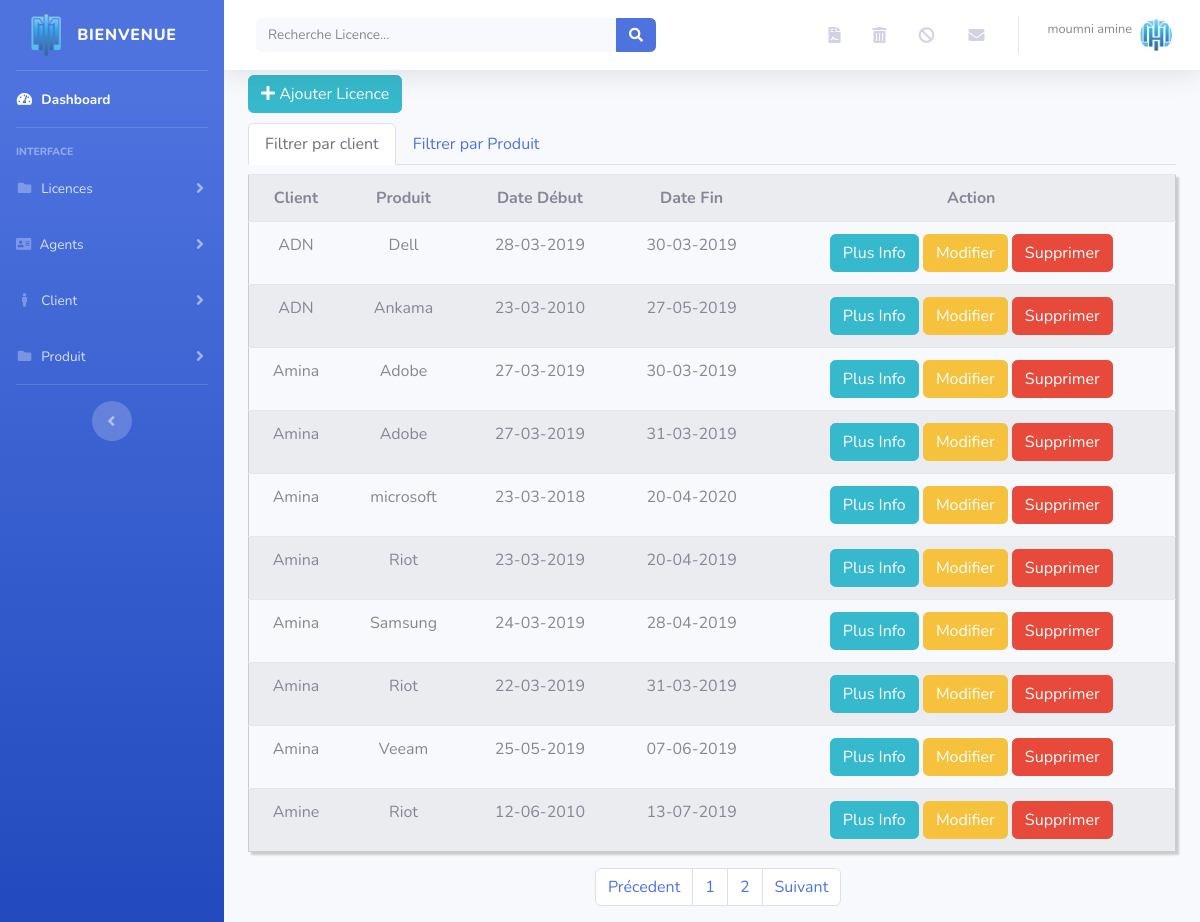
The app's page /acceuil.php (signed in) with its own data.
### tables this page shows
CREATE TABLE `licence` (
  `IdLicence` int(11) NOT NULL,
  `IdProduit` int(11) NOT NULL,
  `IdTypeLicence` int(11) NOT NULL,
  `Garantie` varchar(50) NOT NULL,
  `DateDebut` date NOT NULL,
  `DateFin` date NOT NULL,
  `NomEnregistrement` varchar(200) NOT NULL,
  `IdAgent` int(11) NOT NULL,
  `Numerodeserie` varchar(500) NOT NULL,
  `IdContactClient` int(11) NOT NULL,
  `ReferenceMarche` varchar(200) NOT NULL,
  `ImageLicence` varchar(255) NOT NULL,
  `Validation` varchar(100) NOT NULL
);

CREATE TABLE `client` (
  `IdClient` int(11) NOT NULL,
  `NomClient` varchar(100) NOT NULL,
  `AdresseClient` varchar(100) NOT NULL,
  `EmailClient` varchar(100) NOT NULL,
  `TelClient` varchar(20) NOT NULL,
  `SiteClient` varchar(100) NOT NULL
);

CREATE TABLE `produit` (
  `IdProduit` int(11) NOT NULL,
  `LibelleProduit` varchar(100) NOT NULL,
  `DesignationProduit` varchar(100) NOT NULL
);

### acceuil.php (the view, shortened to what this page needs)
<?php
$pdo = NEW PDO('mysql:host=localhost;dbname=Gestionlicence','root');
?>
<!DOCTYPE html>
<html lang="en">
<head>
  <link rel="stylesheet" href="fontweb/css/fontawesome.min.css" >
  <link href="vendor/fontawesome-free/css/all.min.css" rel="stylesheet" type="text/css">
  <link href="css/sb-admin-2.min.css" rel="stylesheet">
</head>
<body id="page-top">
  <div id="wrapper">
    <ul class="navbar-nav bg-gradient-primary sidebar sidebar-dark accordion" id="accordionSidebar">
      <a class="sidebar-brand d-flex align-items-center justify-content-center" href="#">
        <div class="sidebar-brand-icon ">
          <img src="img/logo1.png" width="30px">
        </div>
        <div class="sidebar-brand-text mx-3"> Bienvenue</div>
      </a>
      <hr class="sidebar-divider my-0">
      <li class="nav-item active">
        <a class="nav-link" href="acceuil.php">
          <i class="fas fa-fw fa-tachometer-alt"></i>
          <span>Dashboard</span></a>
      </li>
      <hr class="sidebar-divider">
      <div class="sidebar-heading">
        Interface
      </div>
      <li class="nav-item">
        <a class="nav-link collapsed" href="#" data-toggle="collapse" data-target="#collapseTwo" aria-expanded="true" aria-controls="collapseTwo">
          <i class="fas fa-fw fa-folder"></i>
          <span>Licences</span>
        </a>
      </li>
      <li class="nav-item">
        <a class="nav-link collapsed" href="#" data-toggle="collapse" data-target="#collapseUtilities" aria-expanded="true" aria-controls="collapseUtilities">
          <i class="  fas fa-address-card"></i>
          <span>Agents</span>
        </a>
      </li>
      <li class="nav-item">
        <a class="nav-link collapsed" href="#" data-toggle="collapse" data-target="#collapsePages" aria-expanded="true" aria-controls="collapsePages">
          <i class="fas fa-fw fa-male"></i>
          <span>Client</span>
        </a>
      </li>
      <li class="nav-item">
        <a class="nav-link collapsed" href="#" data-toggle="collapse" data-target="#collapseProduit" aria-expanded="true" aria-controls="collapseProduit">
          <i class="fas fa-fw fa-folder"></i>
          <span>Produit</span>
        </a>
      </li>
      <hr class="sidebar-divider d-none d-md-block">
      <div class="text-center d-none d-md-inline">
        <button class="rounded-circle border-0" id="sidebarToggle"></button>
      </div>
    </ul>
    <div id="content-wrapper" class="d-flex flex-column">
      <div id="content">
        <nav class="navbar navbar-expand navbar-light bg-white topbar mb-4 static-top shadow">
          <form class="d-none d-sm-inline-block form-inline mr-auto ml-md-3 my-2 my-md-0 mw-100 navbar-search" method="get" action="refraiche.php">
            <div class="input-group">
              <input style=" display: block;" type="text" name="search" id="search" id="dropdownMenuButton" class="form-control bg-light border-0 small" placeholder="Recherche Licence..." aria-label="Search" aria-describedby="basic-addon2">
              <div class="input-group-append">
                <button class="btn btn-primary" >
                  <i class="fas fa-search fa-sm"></i>
                </button>
              </div>
            </div>
          </form>
          <ul class="navbar-nav ml-auto">
<?php if ($_SESSION['Admin'] == 'Admin') { ?>
            <li class="nav-item dropdown no-arrow mx-1">
              <a class="nav-link dropdown-toggle" href="admin.php" title="Trace Licence Modifier" id="messagesDropdown" role="button"  aria-haspopup="true" aria-expanded="false">
                <i class="fas fa-file-contract"></i>
              </a>
            </li>
<?php } ?>
           <li class="nav-item dropdown no-arrow mx-1">
              <a class="nav-link dropdown-toggle" href="" title="Supprimer Licences Expire" data-toggle="modal" data-target="#exampleModal" id="messagesDropdown" role="button"  aria-haspopup="true" aria-expanded="false">
                <i class="fas fa-trash-alt"></i>
              </a>
            </li>
            <li class="nav-item dropdown no-arrow mx-1">
              <a class="nav-link dropdown-toggle" href="licenceexpire.php" title="Licences Expires" id="messagesDropdown" role="button"  aria-haspopup="true" aria-expanded="false">
                <i class="fas fa-ban"></i>
              </a>
            </li>
            <li class="nav-item dropdown no-arrow mx-1">
              <a class="nav-link dropdown-toggle" href="remind.php" title="Verifier Expiration Licence" id="messagesDropdown" role="button"  aria-haspopup="true" aria-expanded="false">
                <i class="fas fa-envelope fa-fw"></i>
              </a>
            </li>
            <li class="nav-item dropdown no-arrow">
              <a class="nav-link dropdown-toggle" href="#" id="userDropdown" role="button" data-toggle="dropdown" aria-haspopup="true" aria-expanded="false">
                <span style=" margin-top: 15%; " class="mr-2 d-none d-lg-inline text-gray-600 small"><?php echo ($_SESSION['NomAgent']);echo" "; echo ($_SESSION['PrenomAgent']);echo"</br>";echo "<p style = 'font-size:9px;' class='text-center'>" . $_SESSION['date'] . ""; echo "<br>" . $_SESSION['time'] . "</p>";  ?></span>
                <img class="img-profile rounded-circle" src="img/logo1.png ">
              </a>
            </li>
          </ul>
        </nav>
<div class="container">
  <?php
 $limit = 10;
               $page = isset($_GET['page']) ? $_GET['page'] : 1;
               $start = ($page - 1) * $limit;
               $requettt = "SELECT count(IdLicence) as idli FROM licence where validation='Active'";
               $resulattt = $pdo->query($requettt);
               $custCount = $resulattt->fetchall(PDO::FETCH_ASSOC);
               $total = $custCount[0]['idli'];
               $pages = ceil( $total / $limit );
               $p = $page - 1;
               $s = $page + 1;
           ?>
    <div style="padding-top: 1%;" class="custyle">
      <div style="text-align: bottom; margin-bottom: -4%;">
      <a class="btn btn-info btn-xs" href="ajoutlicence.php"><i class="fas fa-plus"></i> <span class='glyphicon glyphicon-edit'></span>Ajouter Licence</a></div>
    <ul class="nav nav-tabs" id="myTab" role="tablist" style="margin-bottom: -4%; margin-top: 5%;">
                                <li class="nav-item">
                                    <a class="nav-link active" id="profil-tab" data-toggle="tab" href="#recent" role="tab" aria-controls="recent" aria-selected="true">Filtrer par client</a>
                                </li>
                                <li class="nav-item">
                                    <a class="nav-link" href="produit.php">Filtrer par Produit</a>
                                </li>
                            </ul>
                        <div class="tab-content profile-tab" id="myTabContent">
                            <div class="tab-pane fade show active " id="recent" role="tabpanel" aria-labelledby="profil-tab">
                                        <table class="table table-striped custab text-center">
  <tr>
            <th class='tr1' >Client</th>
            <th class='tr1' >Produit</th>
            <th class='tr1'>Date Début </th>
            <th class='tr1' >Date Fin </th>
            <th class="text-center">Action</th>
        </tr>
   <div id="home" role="tabpanel" aria-labelledby="home-tab">
               <?php
                $requete1 = "select IdLicence, NomClient, DesignationProduit, LibelleTypeLicence, Garantie, DateDebut, DateFin, NomAgent, PrenomAgent, NomEnregistrement, NomContactClient, Numerodeserie, ImageLicence, ReferenceMarche
from licence NATURAL JOIN agent NATURAL JOIN client NATURAL JOIN contactclient NATURAL JOIN produit NATURAL JOIN typelicence Where Validation = 'Active' order by NomClient LIMIT $start, $limit";
$resu = $pdo->query($requete1);
$affi = $resu->fetchAll(PDO::FETCH_OBJ);
       foreach ($affi as $dat)
      echo "<tr>
        <td class='tr1'>"
           . $dat->NomClient .
        "</td>
        <td class='tr1'>"
           . $dat->DesignationProduit .
        "</td>
        <td class='tr1'>"
          . date('d-m-Y', strtotime( $dat->DateDebut)) .
        "</td>
        <td class='tr1'>"
           . date('d-m-Y', strtotime( $dat->DateFin)) .
        "</td>
         <td class='text-center'><a class='btn btn-info btn-xs' href='plusinfo.php?id=$dat->IdLicence&page=$page'><span class='glyphicon glyphicon-edit'></span>Plus Info</a> <a class='btn btn-warning btn-xs' href='licencetracemodifier.php?id=$dat->IdLicence'><span class='glyphicon glyphicon-edit'></span>Modifier</a> <a class='btn btn-danger' href='supprimerconfirm.php?id=$dat->IdLicence'><span class='glyphicon glyphicon-edit'></span>Supprimer</a> </td> </tr>"
        ?>
        </table>
                            </div>
                        </div>
                    </div>
                </div>
       </div>
  <div style="padding-left: 38%;">
    <nav aria-label="Page navigation example ">
  <ul class="pagination">
    <li class="page-item"><a class="page-link" href="acceuil.php?email=<?php echo($_SESSION['EmailAgent']);?>&pass=<?php echo($_SESSION['PasswordAgent']);?>&page=<?php echo($p); ?>">Précedent</a></li>
   <?php for($i = 1; $i <= $pages; $i++) : ?>
            <li class="page-item"><a class="page-link" href="acceuil.php?email=<?php echo($_SESSION['EmailAgent']);?>&pass=<?php echo($_SESSION['PasswordAgent']);?>&page=<?php echo($i); ?>"><?php echo($i); ?></a></li>
            <?php endfor; ?>
    <li class="page-item"><a class="page-link" href="acceuil.php?email=<?php echo($_SESSION['EmailAgent']);?>&pass=<?php echo($_SESSION['PasswordAgent']);?>&page=<?php echo($s); ?>">Suivant</a></li>
  </ul>
</nav>
</div>
    </div>
</div>
</body>
</html>

### records on screen
licence: client.NomClient "ADN", IdProduit.DesignationProduit "Dell", DateDebut "28-03-2019", DateFin "30-03-2019"
licence: client.NomClient "ADN", IdProduit.DesignationProduit "Ankama", DateDebut "23-03-2010", DateFin "27-05-2019"
licence: client.NomClient "Amina", IdProduit.DesignationProduit "Adobe", DateDebut "27-03-2019", DateFin "30-03-2019"
licence: client.NomClient "Amina", IdProduit.DesignationProduit "Adobe", DateDebut "27-03-2019", DateFin "31-03-2019"
licence: client.NomClient "Amina", IdProduit.DesignationProduit "microsoft", DateDebut "23-03-2018", DateFin "20-04-2020"
licence: client.NomClient "Amina", IdProduit.DesignationProduit "Riot", DateDebut "23-03-2019", DateFin "20-04-2019"
licence: client.NomClient "Amina", IdProduit.DesignationProduit "Samsung", DateDebut "24-03-2019", DateFin "28-04-2019"
licence: client.NomClient "Amina", IdProduit.DesignationProduit "Riot", DateDebut "22-03-2019", DateFin "31-03-2019"
licence: client.NomClient "Amina", IdProduit.DesignationProduit "Veeam", DateDebut "25-05-2019", DateFin "07-06-2019"
licence: client.NomClient "Amine", IdProduit.DesignationProduit "Riot", DateDebut "12-06-2010", DateFin "13-07-2019"

### other values on screen
$_SESSION['NomAgent'] "moumni"
$_SESSION['PrenomAgent'] "amine"
